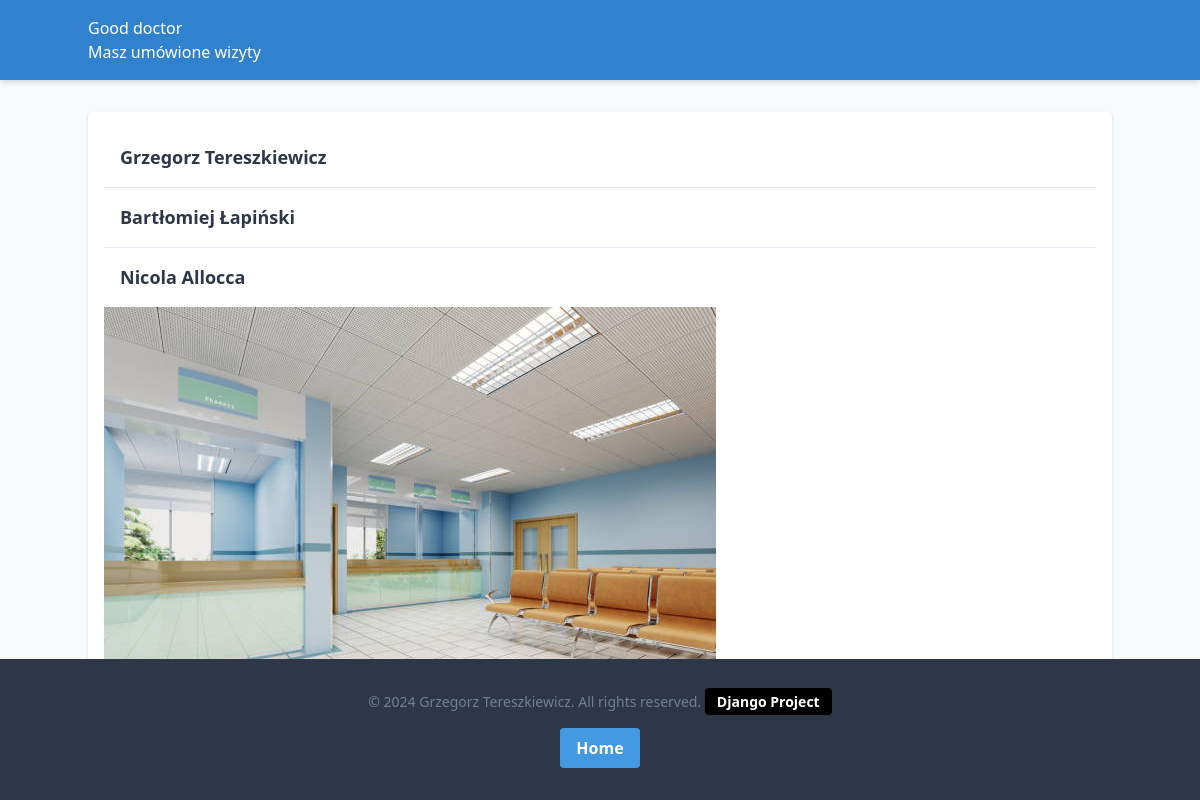
Screenshot of /GoodDoctor/pacjenci/ with the database file from the repository.
### GoodDoctor/models.py (models this page shows, shortened)
class Pacjent(models.Model):
    nazwisko = models.CharField(max_length=50)
    imie = models.CharField(max_length=50)
    miasto = models.CharField(max_length=50, default="Białystok")
    ulica = models.CharField(max_length=50)
    wiek = models.IntegerField(default=18)

### GoodDoctor/views.py (the view)
# urls.py: path("pacjenci/", views.pacjenci, name="pacjenci"),
def pacjenci(request):
    all_pacjenci = Pacjent.objects.all()
    return render(
        request,
        "GoodDoctor/pacjenci.html",
        {
            "all_pacjenci": all_pacjenci,
        },
    )

### templates/GoodDoctor/pacjenci.html
{% extends 'GoodDoctor/base.html' %}
{% block content %}
    <ol class="divide-y divide-gray-300">
        {% for pacjenci in all_pacjenci %}
            <li class="p-4 hover:bg-blue-100 flex justify-between items-center text-center ">
                <span class="text-lg font-semibold">{{ pacjenci.imie }} {{ pacjenci.nazwisko }}</span></li>
        {% empty %}
            <li class="p-4 text-gray-500">Brak Pacjentów.</li>
        {% endfor %}
    </ol>
{% endblock %}

### rows the page displays
Pacjent: imie "Grzegorz", nazwisko "Tereszkiewicz"
Pacjent: imie "Bartłomiej", nazwisko "Łapiński"
Pacjent: imie "Nicola", nazwisko "Allocca"
